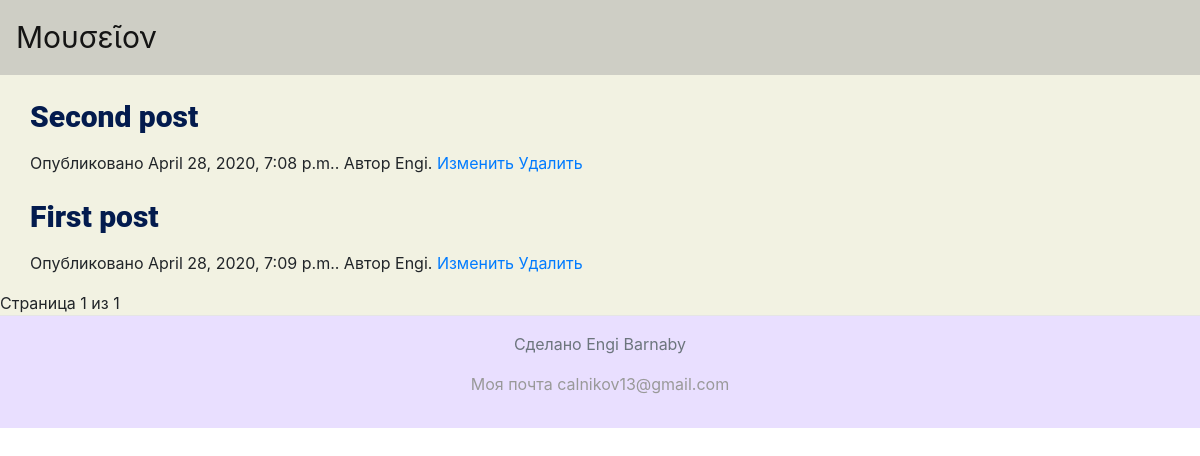
The app's page /, older data.
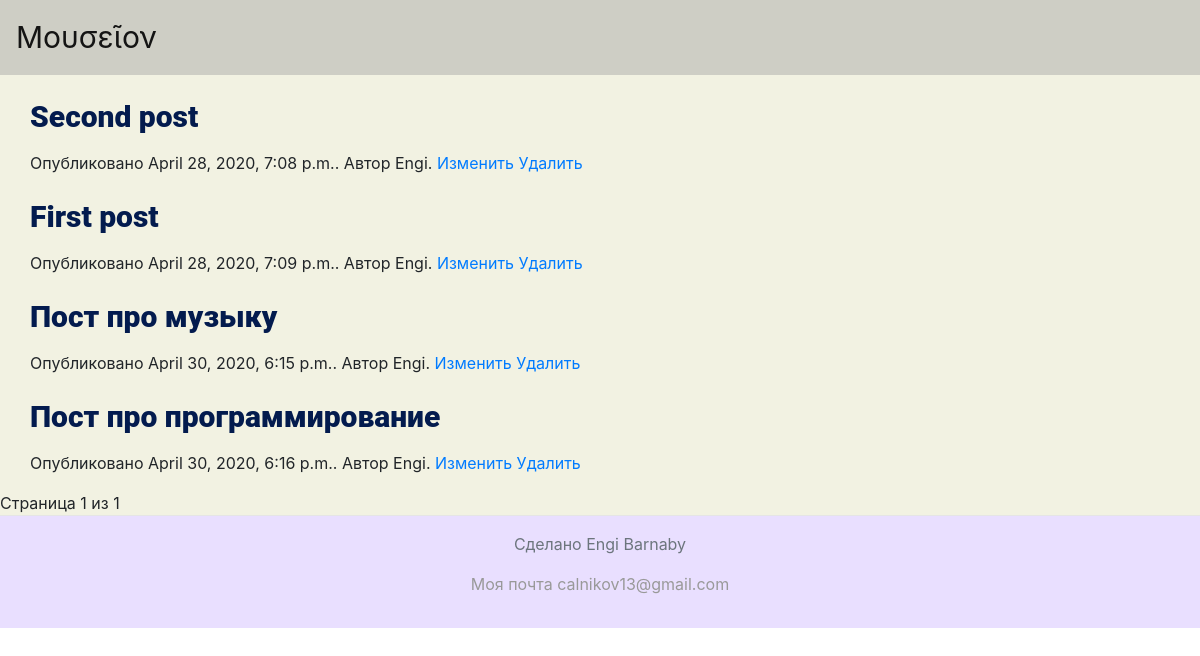
The same page, newer data.
### pages/models.py (models this page shows, shortened)
class Post(models.Model):
    title = models.CharField(max_length=100)
    author = models.ForeignKey(User, on_delete=models.CASCADE, related_name="author")
    slug = models.SlugField(unique=True)
    image = models.ImageField(null=True, blank=True)
    publish = models.DateTimeField(default=timezone.now)
    updated = models.DateTimeField(auto_now=True)
    tags = TaggableManager(blank=True)

### pages/views.py (the view)
# urls.py: path('', post_list, name='post_list'),
def post_list(request):
    all_post = Post.objects.all()
    pages = Paginator(all_post, 8)
    if "page" in request.GET:
        page_num = request.GET['page']
    else:
        page_num = 1
    page = pages.get_page(page_num)
    context = {'all_post' : page.object_list, 'page' : page}
    return render(request, "pages/post/post_list.html", context)

### pages/templates/pages/post/post_list.html (shortened to what this page needs)
{% extends "pages/base.html" %}
{% block content %}
  <div class="container-fluid">
    <div class="row">
      <div class="col-8">
        {% for post in all_post %}
          {% with paragraph=post.paragraphs.first %}
          <div class="container mt-4" id="post-item">
            <a href="{% url 'post:post_detail' slug=post.slug %}"><h3>{{ post.title }}</h3></a>
            <p>Опубликовано {{ post.publish }}. Автор {{ post.author }}.
            <a href="{% url 'post:post_update' slug=post.slug %}">Изменить</a>
            <a href="{% url 'post:post_delete' slug=post.slug %}">Удалить</a>
            </p>
          </div>
          {% endwith %}
        {% endfor %}
      </div>
    </div>
  </div>
  <div class="paginator">
    Страница {{ page.number }} из {{ page.paginator.num_pages }}
  </div>
{% endblock %}

Row changes from the older to the newer data that the page shows:
added Post: title "Пост про музыку", publish "April 30, 2020, 6:15 p.m.", author "Engi"
added Post: title "Пост про программирование", publish "April 30, 2020, 6:16 p.m.", author "Engi"
